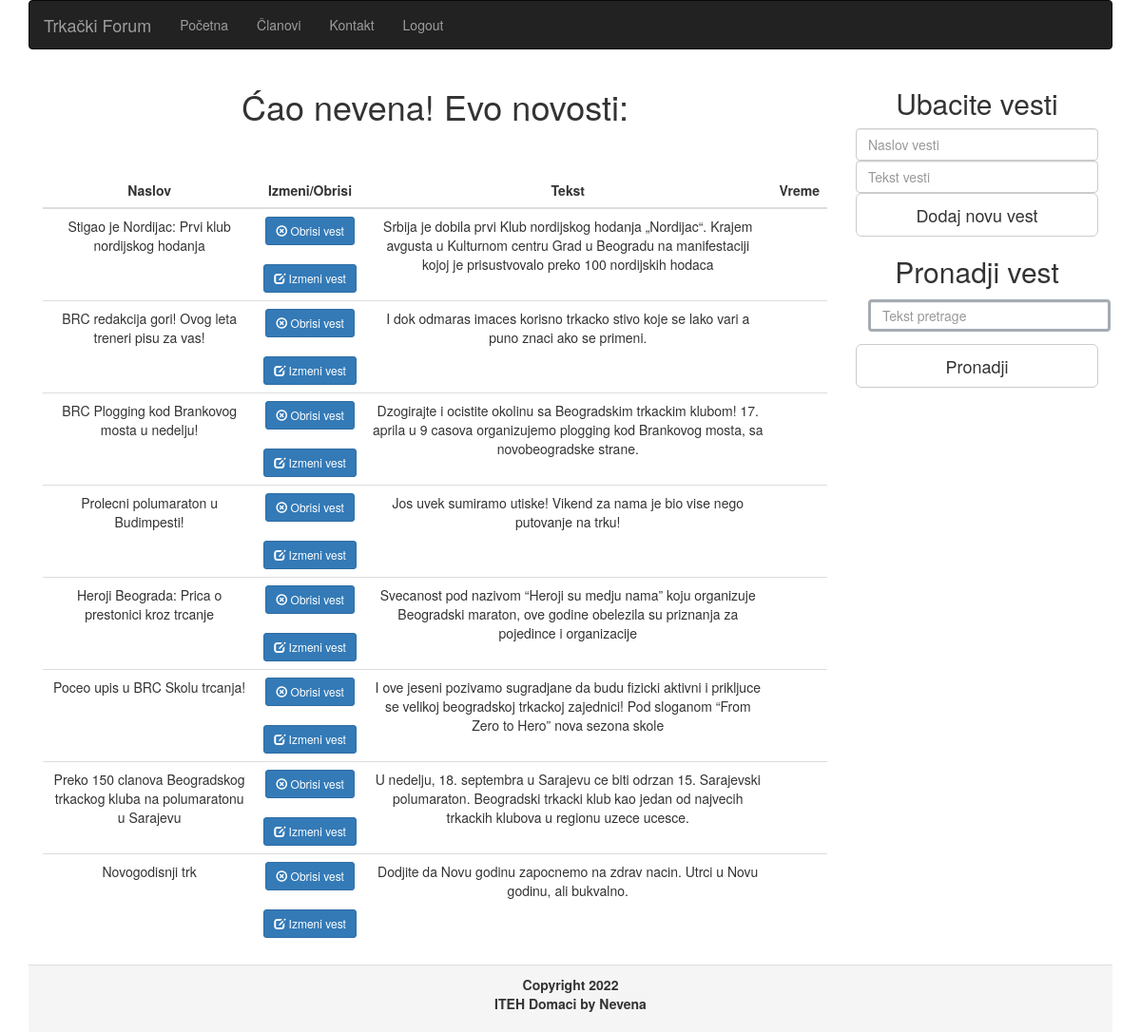
/home.php (signed in), run on the app's committed database.
### tables this page shows
CREATE TABLE `novosti` (
  `idnovosti` int(11) NOT NULL AUTO_INCREMENT,
  `naslov` varchar(200) NOT NULL,
  `tekst` varchar(2000) NOT NULL,
  `vreme` datetime DEFAULT NULL,
  `idclana` int(11) DEFAULT NULL,
  PRIMARY KEY (`idnovosti`),
  KEY `idclana` (`idclana`),
  CONSTRAINT `novosti_ibfk_1` FOREIGN KEY (`idclana`) REFERENCES `clanovi` (`id`)
);

### home.php (the view, shortened to what this page needs)
<?php
include("process.php");
?>
<!DOCTYPE html>
<html>
<head>
  <link rel="stylesheet" href="css/bootstrap.min.css">
</head>
<body onload="document.getElementById('txt').focus()">
<div class="container">
<nav class="navbar navbar-inverse navbar-justified">
  <div class="container-fluid">
    <div class="navbar-header">
      <a class="navbar-brand" href="index.php">Trkački Forum</a>
    </div>
    <div class="collapse navbar-collapse" id="myNavbar">
       <?php
          include('includes/nav.php');
         ?>
    </div>
  </div>
</nav>
</div>
<div class="container">
 <div class="col-sm-9" style="text-align: center;">
 	<h1>Ćao <?php echo ($_SESSION["ime"]); ?>! Evo novosti:</h1>
 	<br>
 	<br>
 	<?php
        $sql="SELECT idnovosti, naslov, tekst, vreme FROM novosti ORDER BY idnovosti DESC";
        if (!$q=$conn->query($sql)){
        echo "<p>Nastala je greska pri izvodenju upita</p>" . mysql_query();
        exit();
        }
        if ($q->num_rows==0){
        echo "Nema novosti";
        } else {
			?>
			<table class="table table-hover" id = "table">
				<thead>
					<tr>
						<th class="text-center">Naslov</th>
						<th class="text-center">Izmeni/Obrisi</th>
						<th class="text-center">Tekst</th>
						<th class="text-center">Vreme</th>
					</tr>
				</thead>
				<tbody>
			<?php
        while ($red=$q->fetch_object()){
          ?>
		  <tr>
            <td><?php echo " $red->naslov ";?></td>
			<td>
            <form method="post" action="">
            <button  class="btn btn-primary btn-sm" name="obrisi" type="button">
                <span class="glyphicon glyphicon-remove-circle" aria-hidden="true"></span>
                <a style="color:#fff;" href="?akcija=brisanje&idnovosti=<?php echo $red->idnovosti; ?>">Obrisi vest</a>
              </button>
            <br><br>
           <button  class="btn btn-primary btn-sm" name="izmeni" type="button" >
                <span class="glyphicon glyphicon-edit" aria-hidden="true"></span>
                <a style="color:#fff;"  href="?akcija=izmena_forma&idnovosti=<?php echo $red->idnovosti; ?>">Izmeni vest</a>
              </button>
            </form>
			</td>
            <td><?php echo "$red->tekst"; ?></td>
            <td><?php echo "$red->vreme" ?></td>
            </tr>
        <?php
                    }
					?>
					</tbody>
					</table>
					<?php
                  }
         ?>
</div>
<div class="col-sm-3" style="text-align: center;">
	<form class="form-signin" method="post" action="">
        <h2 class="form-signin-heading">Ubacite vesti</h2>
        <input name="naslov" type="text" id="inputNaslov" class="form-control" placeholder="Naslov vesti" required autofocus >
        <input name="tekst" type="text" id="inputTekst" class="form-control" placeholder="Tekst vesti" required autofocus >
        <button class="btn btn-lg btn-default btn-block" name="submit" type="submit">Dodaj novu vest</button>
      </form>
  <form type="get" name="pretrazivanje" class="form-signin">
        <h2 class="form-signin-heading">Pronadji vest</h2>
        <input type="text" id="txt" class="form-control" placeholder="Tekst pretrage" required autofocus>
        <button class="btn btn-lg btn-default btn-block" name="submit" type="button" id="sub">Pronadji</button>
        <br>
        <div required autofokus id="livesearch"></div><br/>
        <br>
  </form>
</div>
<?php
	include ('includes/footer.php');
 ?>

### home.php (style rules this page uses)
#txt { border: solid #A5ACB2; margin:13px; }

### data on the page
novosti: naslov "Stigao je Nordijac: Prvi klub nordijskog hodanja", tekst "Srbija je dobila prvi Klub nordijskog hodanja „Nordijac“. Krajem avgusta u Kulturnom centru Grad u Beogradu na manifestaciji kojoj je prisustvovalo preko 100 nordijskih hodaca"
novosti: naslov "BRC redakcija gori! Ovog leta treneri pisu za vas!", tekst "I dok odmaras imaces korisno trkacko stivo koje se lako vari a puno znaci ako se primeni."
novosti: naslov "BRC Plogging kod Brankovog mosta u nedelju!", tekst "Dzogirajte i ocistite okolinu sa Beogradskim trkackim klubom! 17. aprila u 9 casova organizujemo plogging kod Brankovog mosta, sa novobeogradske strane."
novosti: naslov "Prolecni polumaraton u Budimpesti!", tekst "Jos uvek sumiramo utiske! Vikend za nama je bio vise nego putovanje na trku!"
novosti: naslov "Heroji Beograda: Prica o prestonici kroz trcanje", tekst "Svecanost pod nazivom “Heroji su medju nama” koju organizuje Beogradski maraton, ove godine obelezila su priznanja za pojedince i organizacije"
novosti: naslov "Poceo upis u BRC Skolu trcanja!", tekst "I ove jeseni pozivamo sugradjane da budu fizicki aktivni i prikljuce se velikoj beogradskoj trkackoj zajednici! Pod sloganom “From Zero to Hero” nova sezona skole"
novosti: naslov "Preko 150 clanova Beogradskog trkackog kluba na polumaratonu u Sarajevu", tekst "U nedelju, 18. septembra u Sarajevu ce biti odrzan 15. Sarajevski polumaraton. Beogradski trkacki klub kao jedan od najvecih trkackih klubova u regionu uzece ucesce."
novosti: naslov "Novogodisnji trk", tekst "Dodjite da Novu godinu zapocnemo na zdrav nacin. Utrci u Novu godinu, ali bukvalno."

### other printed values
$item[naziv] "Početna"
$item[naziv] "Članovi"
$item[naziv] "Kontakt"
$item[naziv] "Logout"
$_SESSION["ime"] "nevena"
$myName "Nevena"
